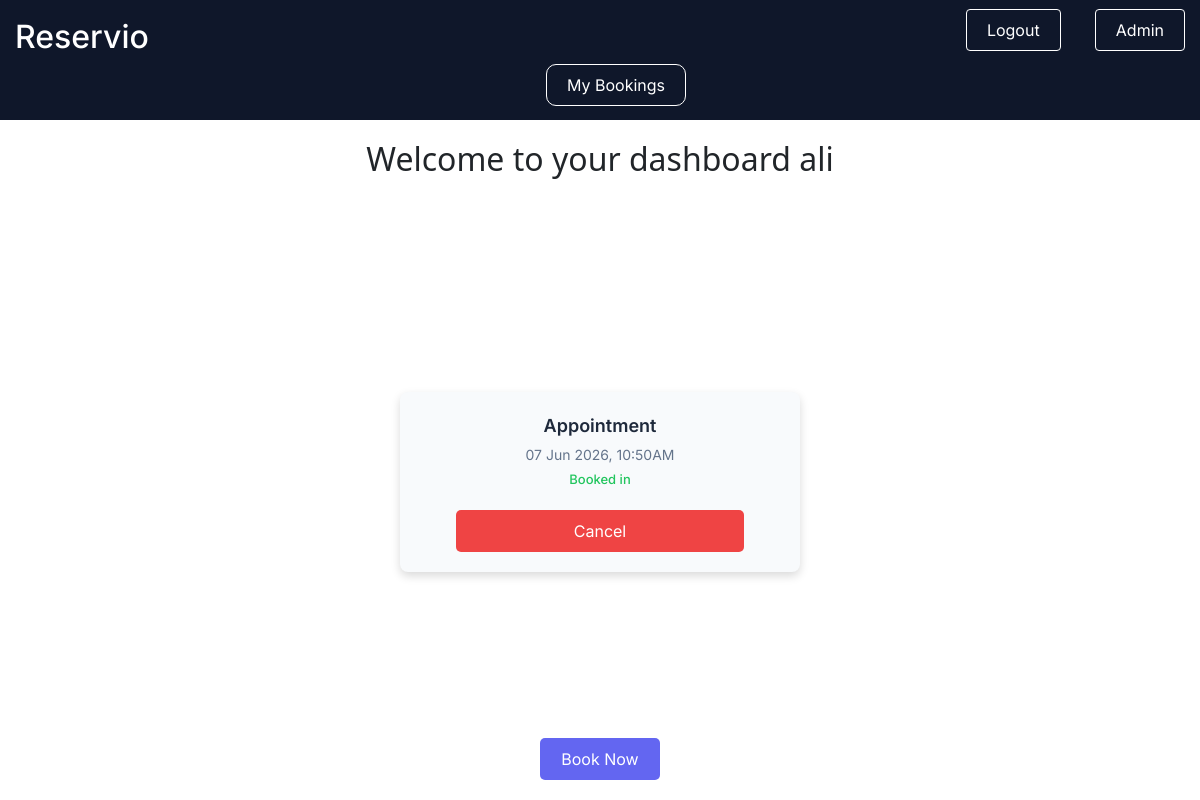
The page /dashboard (signed in) on the database its author committed.
### app/models.py (models this page shows)
class User(db.Model,UserMixin):
    id = db.Column(db.Integer, primary_key = True,)
    username = db.Column(db.String(80),unique = True, nullable = False)
    email = db.Column(db.String(120),unique = True, nullable = False)
    password = db.Column(db.String(120), nullable = False)
    role = db.Column(db.String(20), nullable = False, default = "admin")

class Booking(db.Model):
    id = db.Column(db.Integer,primary_key = True)
    user_id = db.Column(db.Integer, db.ForeignKey("user.id"))
    datetime = db.Column(db.DateTime)
    service = db.Column(db.String(40), nullable = False)
    status = db.Column(db.String(60), default = "Booked in")
    notes = db.Column(db.Text)
    user = db.relationship("User", backref = "bookings")

### app/booking/routes.py (the view)
@booking.route("/dashboard")
@login_required
def dashboard():
    user_booked = Booking.query.filter_by(user_id = current_user.id).all()
    return render_template("booking/dashboard.html", bookings = user_booked)

### app/models.py (called while the page is built)
@login_manager.user_loader
def load_user(user_id):
    return User.query.get(int(user_id))

### app/templates/booking/dashboard.html (shortened to what this page needs)
{% extends "base.html" %}
{% block content %}
<div class="center-pages">
    <div class="center-top">
        <h2> Welcome to your dashboard {{current_user.username }} </h2>
    </div>
    <div class="center-center">
        {% if bookings %}
        {% for booking in bookings %}
        <div class="booking-cards show-booking">
            <span class="booking-service">{{booking.service}}</span>
            <span class="booking-date">{{booking.datetime.strftime("%d %b %Y, %I:%M%p")}}</span>
            <span class="booking-status">{{booking.status}}</span>
            <a href="{{url_for('booking.cancel', booking_id = booking.id )}}" class="cancel">Cancel</a>
        </div>
        {% endfor %}
        {% else %}
        <span id="empty-str"><p>You don't have any bookings yet. Create one below!</p></span>
        {% endif %}
    </div>
    <div id="center-bottom">
        <a class="a-btn"   href="{{url_for('booking.create_booking')}}">Book Now</a>
    </div>
</div>
{% endblock %}

### app/static/style.css (style rules this page uses)
* { margin:0; padding: 0; box-sizing: border-box; }
body { min-height: 100vh; }
.a-btn { text-decoration: none; text-align: center; padding:8px 10px; border-radius: 5px; border:1px solid transparent; transition: all 0.2s ease; font-size: 16px; width:120px; font-family:'Inter',sans-serif; color: white; background-color: #6366f1; }
.center-pages { display:flex; justify-content: space-between; align-items: center; margin-top: 20px; flex-direction: column; min-height: 80vh; }
.center-top { display:flex; }
.center-center { display:flex; flex-wrap: wrap; width:100%; justify-content: center; gap:20px; }
#center-bottom { display:flex; }
.booking-cards { display:flex; margin-top: 40px; width: 500px; flex-direction: column; justify-content: center; align-items: center; box-shadow: 0 4px 10px rgba(0,0,0,0.15); background:#f8fafc; border-radius: 8px; padding:15px; font-family:'Inter',sans-serif; }
.booking-cards.show-booking { padding:20px; width:400px; }
.cancel { padding:8px 15px; text-decoration: none; text-align: center; width: 80%; border-radius: 5px; border:1px solid transparent; transition: all 0.2s ease; font-size: 16px; color: white; background-color: #ef4444; font-family:'Inter',sans-serif; margin-top: 20px; }
.booking-service { font-size: 18px; font-weight: 600; color: #1e293b; }
.booking-date { font-size: 14px; color: #64748b; margin-top: 5px; }
.booking-status { font-size: 13px; color: #22c55e; font-weight: 500; margin-top: 5px; }

### rows shown on the page
User: username "ali"
Booking: service "Appointment", datetime "07 Jun 2026, 10:50AM", status "Booked in"
